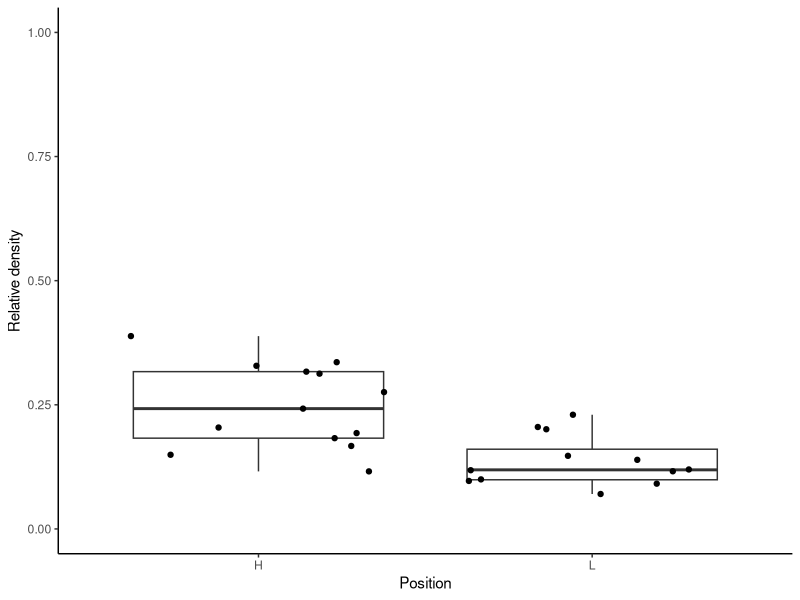
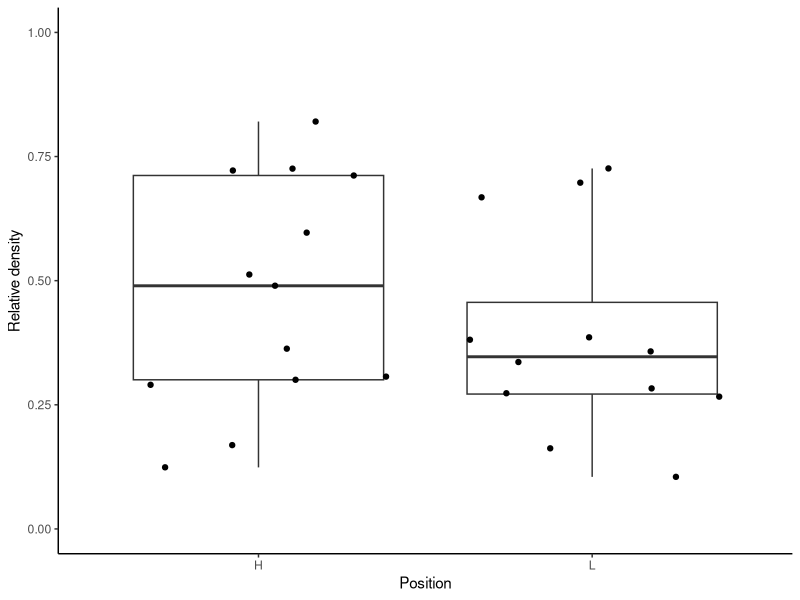
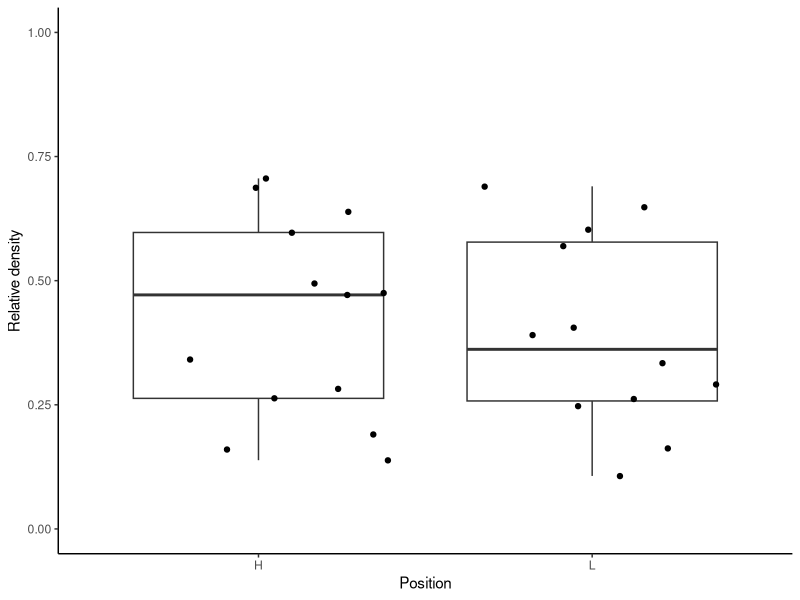
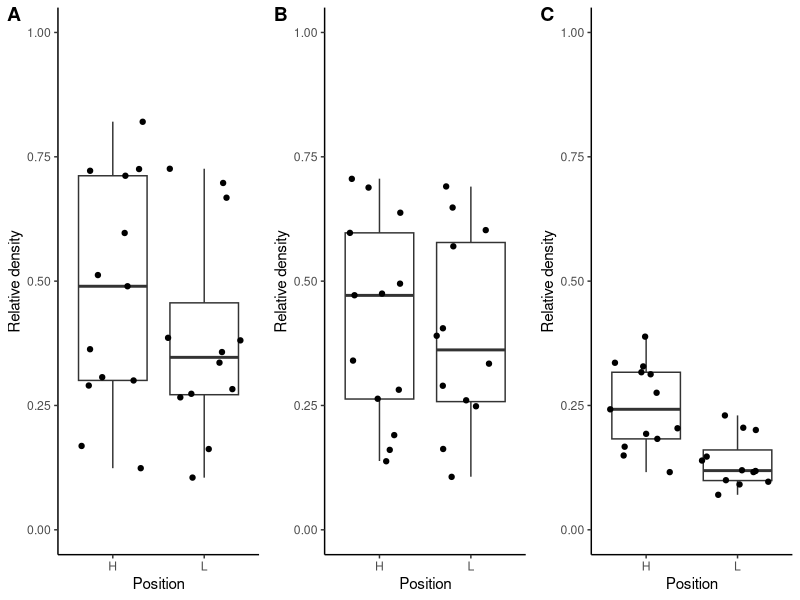
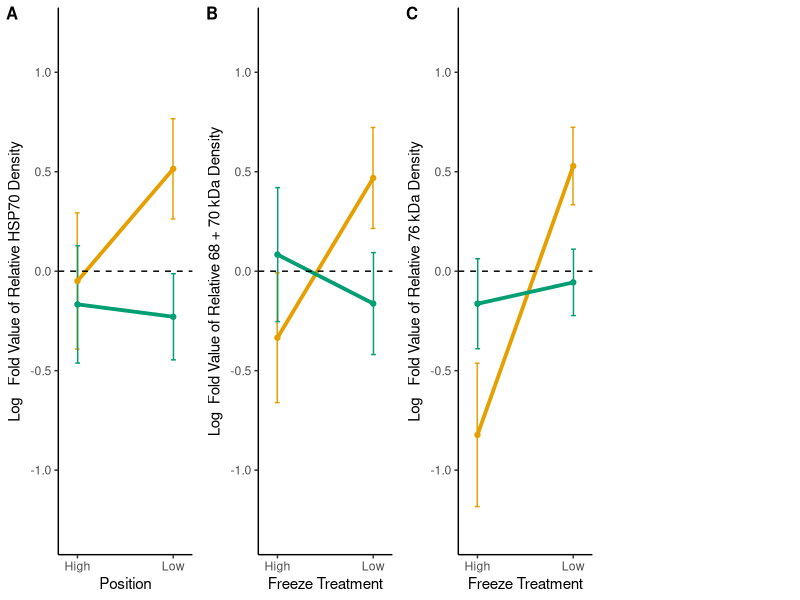
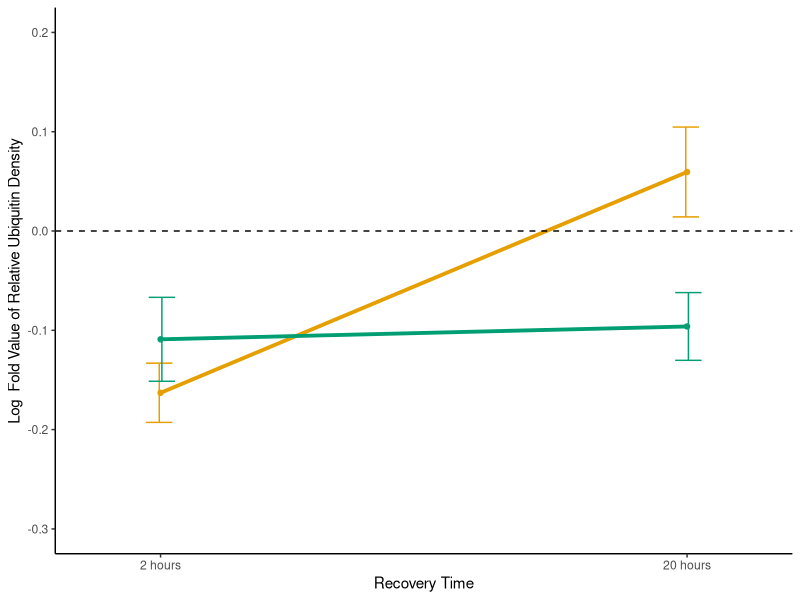
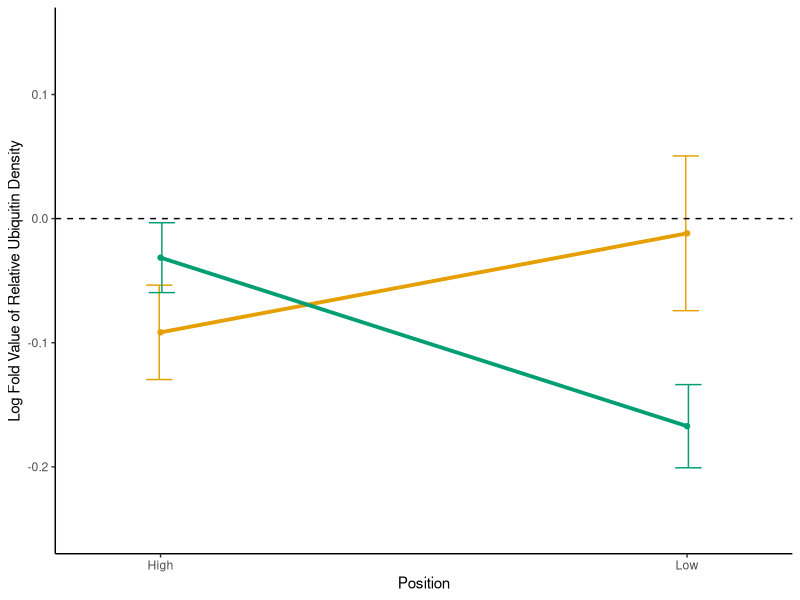
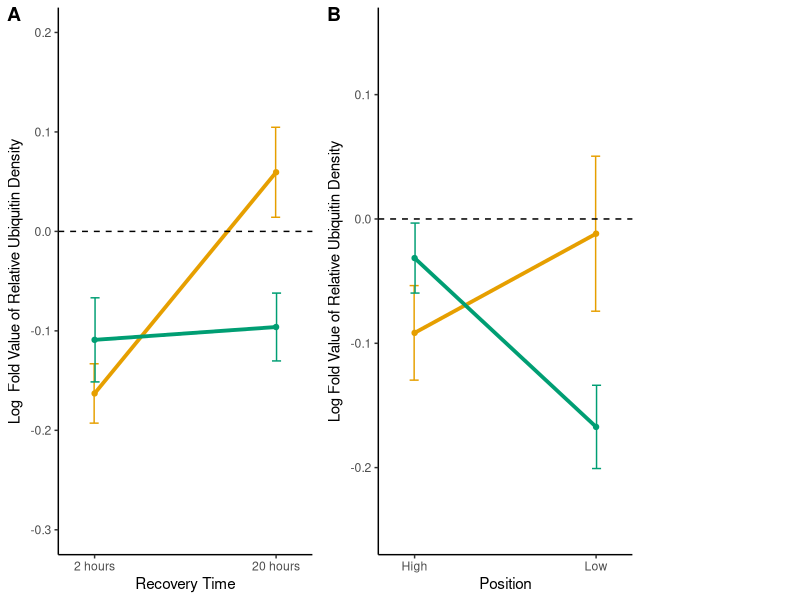

These charts were generated, in order, by the following R code:
## ---- chunk 1
knitr::opts_chunk$set(echo = TRUE, tidy=TRUE, tidy.opts = list(width.cutoff = 60))
## ---- chunk 2
library(MASS)
library(plyr)
library(dplyr)
library(ggplot2)
library(ggpubr)
library(here)
library(tidyverse)
library(cowplot)
## ---- chunk 3
top_bands <-read.csv(here("Data", "Top band.csv"))
## ---- chunk 4
controlonlytop <- subset(top_bands, top_bands$treatment == 'C')
controldenstop <- controlonlytop  %>%
  group_by(position, time.frozen, sam.num)  %>%
  summarise(meanden=mean(rel.dens))
## ---- chunk 5
shapiro.test(controldenstop$meanden) #p = 0.08, its normal
bartlett.test(meanden~position, data = controldenstop) # p-value = 0.09448, Homogeneity of variances are equal
t.test(meanden~position, var.equal=FALSE, data=controldenstop)
## ---- chunk 6
controlboxtop <- ggplot(controldenstop, aes(x=position, y=meanden)) + 
  geom_boxplot() + ylim(0,1) +
  xlab("Position") + ylab("Relative density") +
  theme_classic()+geom_jitter()
controlboxtop
## ---- chunk 7
all_bands <-read.csv(here( "Data", "All bands.csv"))
controlonlyall <- subset(all_bands, all_bands$treatment== 'C')
controldensall <- controlonlyall  %>%
  group_by(position, freeze.time, sam.num)  %>%
  summarise(meanden=mean(rel.dens))

## ---- chunk 8
shapiro.test(controldensall$meanden) #p-value = 0.04557, not normal
##Using man whitney U test
wilcox.test(meanden~position, data=controldensall)


#Now making a box plot of basal levels - NO difference
controlbox <- ggplot(controldensall, aes(x=position, y=meanden)) + 
  geom_boxplot() + ylim(0,1) +
  xlab("Position") + ylab("Relative density") +
  theme_classic()+geom_jitter()
controlbox
## ---- chunk 9
bottom_bands <-read.csv(here( "Data", "Bottom bands.csv"))

controlonlybottom <- subset(bottom_bands, bottom_bands$treatment== 'C')
controldensbot <- controlonlybottom  %>%
  group_by(shore.position, freeze.time, sample.num)  %>%
  summarise(meanden=mean(rel.dens))
## ---- chunk 10
shapiro.test(controldensbot$meanden) #p-value = 0.09156
t.test(meanden~shore.position, var.equal=FALSE, data=controldensbot) #p-value = 0.7409

#Now making a box plot of basal levels - NO difference
controlboxbot <- ggplot(controldensbot, aes(x=shore.position, y=meanden)) + 
  geom_boxplot() + ylim(0,1) +
  xlab("Position") + ylab("Relative density") +
  theme_classic() + geom_jitter()
controlboxbot
## ---- chunk 11

plot_grid(controlbox, controlboxbot,controlboxtop, ncol=3, labels= "AUTO")

## ---- chunk 12
controlonlytop_1<- aggregate(controlonlytop$rel.dens,
                             by=list(controlonlytop$position, 
                                     controlonlytop$time.frozen, 
                                     controlonlytop$recovery), FUN=mean)
log2top <-read.csv(here("Data", "meantop.csv"))
log2top.aov <- aov(log.2.fold~position*freeze.time*recovery,data=log2top)
summary(log2top.aov)
## ---- chunk 13
meandensityall <- all_bands  %>%
  group_by(treatment, position,freeze.time, recovery, sam.num)  %>%
  summarise(meanden=mean(rel.dens)) %>%
  filter(treatment == 'E')
## ---- chunk 14
#write.csv(meandensityall,here("Data", "meanall1.csv"))

log2all <- read.csv(here("Data", "meanall.csv"))
log2all$recovery <- as.factor(log2all$recovery)
log2all$freeze.time <- as.factor(log2all$freeze.time)
## ---- chunk 15
shapiro.test(log2all$log.2.fold) #p-value =  0.08344, normal
bartlett.test(log.2.fold~position ,data=log2all) #p-value = 0.4231
log2all.aov <- aov(log.2.fold~position*freeze.time*recovery,data=log2all)
summary(log2all.aov)
## ---- chunk 16
log2bottom <-read.csv(here("Data", "meanbottom1.csv"))
log2bottom$recovery <- as.factor(log2bottom$recovery)
log2bottom$freeze.time <- as.factor(log2bottom$freeze.time)
shapiro.test(log2bottom$log.2.fold) #p-value = 0.05715
bartlett.test(log.2.fold~position ,data=log2bottom) #p-value = 0.4688
log2bottom.aov <- aov(log.2.fold~position*freeze.time*recovery,data=log2bottom)
summary(log2bottom.aov)
## ---- chunk 17
log2top <-read.csv(here("Data", "meantop.csv"))
log2top$recovery <- as.factor(log2top$recovery)
log2top$freeze.time <- as.factor(log2top$freeze.time)
logtop.aov <- aov(log.2.fold~position*freeze.time, data=log2top)
summary(logtop.aov)
TukeyHSD(logtop.aov)
## ---- chunk 18
arrangedata <- ddply(log2all, c("position","freeze.time"), summarise,
                     N    = length(log.2.fold),
                     mean = mean(log.2.fold),
                     sd   = sd(log.2.fold),
                     std   = sd / sqrt(N))
pd <- position_dodge(0.01)  
#The errorbars overlapped, so use position_dodge to move them horizontally
all.bands.position <- ggplot(arrangedata, 
                             aes(x=position, y=mean, 
                                 colour=freeze.time,group=freeze.time)) + 
  geom_errorbar(aes(ymin=mean-std, ymax=mean+std), width=.1, position=pd) +
  geom_line(size=1.3) +
  geom_point()+
  ylab("Log   Fold Value of Relative HSP70 Density") +
  xlab("Position")+ theme(legend.position = "none")+
  theme_classic() +scale_color_manual(values = c("#E69F00", "#009E73"))+
  geom_hline(yintercept=c(0), linetype="dashed")+
  scale_x_discrete(expand=expansion(mult=c(0.2,0.2)),labels=c("High", "Low"))+ 
  theme(legend.position="none")+ ylim(-1.3, 1.2)
## ---- chunk 19
arrangedata.bottom <- ddply(log2bottom, c("position","freeze.time"), summarise,
                            N    = length(log.2.fold),
                            mean = mean(log.2.fold),
                            sd   = sd(log.2.fold),
                            std   = sd / sqrt(N))
pd <- position_dodge(0.01)  
bottom.bands.position <- ggplot(arrangedata.bottom, 
                                aes(x=position, y=mean, 
                                    colour=freeze.time,group=freeze.time)) + 
  geom_errorbar(aes(ymin=mean-std, ymax=mean+std), width=.1, position=pd) +
  geom_line(size=1.3) + 
  geom_point()+
  ylab("Log  Fold Value of Relative 68 + 70 kDa Density") +
  xlab("Freeze Treatment")+
  theme_classic() +scale_color_manual(values = c("#E69F00", "#009E73"))+
  geom_hline(yintercept=c(0), linetype="dashed")+
  scale_x_discrete(expand=expansion(mult=c(0.2,0.2)), labels=c("High", "Low"))+ 
  theme(legend.position="none")+ylim(-1.3, 1.2)
## ---- chunk 20
arrangedata.top <- ddply(log2top, c("position","freeze.time"), summarise,
                         N    = length(log.2.fold),
                         mean = mean(log.2.fold),
                         sd   = sd(log.2.fold),
                         std   = sd / sqrt(N))
pd <- position_dodge(0.01)  
top.bands.position <- ggplot(arrangedata.top, 
                             aes(x=position, y=mean, 
                                 colour=freeze.time,group=freeze.time)) + 
  geom_errorbar(aes(ymin=mean-std, ymax=mean+std), width=.1, position=pd) +
  geom_line(size=1.3) + 
  geom_point()+
  ylab("Log   Fold Value of Relative 76 kDa Density") +
  xlab("Freeze Treatment")+
  theme_classic() +scale_color_manual(values = c("#E69F00", "#009E73"), 
                                      labels = c("4 x 2 h", "1 x 8 h"))+
  geom_hline(yintercept=c(0), linetype="dashed")+
  scale_x_discrete(expand=expansion(mult=c(0.2,0.2)), labels=c("High", "Low"))+
  labs(color='Freeze Treatment')+  ylim(-1.3, 1.2)+ theme(legend.position="none") 
## ---- chunk 21
fullpositiongraph<- plot_grid(all.bands.position, bottom.bands.position, top.bands.position, labels = "AUTO", label_size = 12, ncol=4, rel_widths = c(3,3,3))
fullpositiongraph
## ---- chunk 22
ubi <-read.csv(here("Data", "Ubiquitin.csv"))
## ---- chunk 23
ubicontrol <- subset(ubi, ubi$treatment=="C")
ubicontrol1 <- aggregate(ubicontrol$rel.dens, by=list(ubicontrol$position, ubicontrol$freeze.time, ubicontrol$recovery), FUN=mean)
## ---- chunk 24
#write.xlsx(control1) 
## ---- chunk 25
log2 <-read.csv(here("Data", "Ubiquitin_modified.csv"))
## ---- chunk 26
shapiro.test(log2$log.2) #p-value = 0.2554
log2.aov <- aov(log.2~position*as.factor(freeze.time)*as.factor(recovery),data=log2)
summary(log2.aov)
## ---- chunk 27
log3.aov <- MASS::stepAIC(log2.aov)
summary(log3.aov)
TukeyHSD(log3.aov)
## ---- chunk 28
log2$recovery <- as.factor(log2$recovery)
log2$freeze.time <- as.factor(log2$freeze.time)
arrangedata <- ddply(log2, c("recovery","freeze.time"), summarise,
                         N    = length(log.2),
                         mean = mean(log.2),
                         sd   = sd(log.2),
                         std   = sd / sqrt(N))
pd <- position_dodge(0.01)  
#The errorbars overlapped, so use position_dodge to move them horizontally
ubiquitin_recovery <- ggplot(arrangedata, aes(x=recovery, y=mean, colour=freeze.time,group=freeze.time)) + 
  geom_errorbar(aes(ymin=mean-std, ymax=mean+std), width=.1, position=pd) +
  geom_line(size=1.3) + 
  geom_point()+
  ylab("Log  Fold Value of Relative Ubiquitin Density") +
  xlab("Recovery Time")+
  theme_classic() +scale_color_manual(values = c("#E69F00", "#009E73"), labels = c("4 x 2 h", "1 x 8 h"))+
  geom_hline(yintercept=c(0), linetype="dashed")+
  scale_x_discrete(expand=expansion(mult=c(0.2,0.2)), labels=c("2 hours", "20 hours"))+
  labs(color='Freeze Treatment')+  ylim(-0.3, 0.2)+theme(legend.position="none")
ubiquitin_recovery

## ---- chunk 29
arrangedataposition <- ddply(log2, c("position","freeze.time"), summarise,
                     N    = length(log.2),
                     mean = mean(log.2),
                     sd   = sd(log.2),
                     std   = sd / sqrt(N))
pd <- position_dodge(0.01)  
#The errorbars overlapped, so use position_dodge to move them horizontally
ubiquitin_position <- ggplot(arrangedataposition, aes(x=position, y=mean, colour=freeze.time,group=freeze.time)) + 
  geom_errorbar(aes(ymin=mean-std, ymax=mean+std), width=.1, position=pd) +
  geom_line(size=1.3) + 
  geom_point()+
  ylab("Log Fold Value of Relative Ubiquitin Density") +
  xlab("Position")+
  theme_classic() +scale_color_manual(values = c("#E69F00", "#009E73"), labels = c("4 x 2 h", "1 x 8 h"))+
  geom_hline(yintercept=c(0), linetype="dashed")+
  scale_x_discrete(expand=expansion(mult=c(0.2,0.2)), labels=c("High", "Low"))+
  labs(color='Freeze Treatment')+  ylim(-0.25, 0.15)+theme(legend.position="none")
ubiquitin_position
## ---- chunk 30
legend.ubiqutin <- get_legend(
  # create some space to the left of the legend
  ubiquitin_position + theme(legend.box.margin = margin(0, 0, 0, 12))
)
ubiqutin <- plot_grid(ubiquitin_recovery, ubiquitin_position, 
                      legend.ubiqutin, ncol=3, rel_widths = c(3, 3, 1.5), 
                      labels = c("A", "B"))
ubiqutin
## ---- chunk 31
highlow <-aggregate(ubicontrol$rel.dens, by=list(ubicontrol$position), FUN=mean)
shapiro.test(ubicontrol$rel.dens) # p-value = 5.61e-05, not normal
wilcox.test(rel.dens~position, data=ubicontrol) #p-value = 0.3556
## ---- chunk 32
ubi_basal <- ggplot(ubicontrol, aes(x=position, y=rel.dens)) + 
  geom_boxplot() + ylim(0,2.5) +
  xlab("Position") + ylab("Relative Ubiquitin Density") + 
  theme_classic()+geom_jitter() + scale_x_discrete(labels = c("High", "Low"))
ubi_basal
## ---- chunk 33
compdata <-read.csv(here("Data", "Correlation btw hsp and ub.csv"))
sampledata <- read.csv(here("Data", "Sample correlation btw hsp and ub.csv"))
## ---- chunk 34
regcomp <- ggscatter(compdata, x="ub", y="hsp", add = "reg.line", 
          conf.int =  TRUE, cor.coef = TRUE, cor.method = "pearson", 
          xlab = "Relative Ubiquitin Value", ylab = "Relative HSP70 Value")
shapiro.test(compdata$ub)
##Data = normal, p value = 0.38 
shapiro.test(compdata$hsp)
##Data is normal, p value = 0.28

##THen check assumptions for log.2 hsp and ub##############
logcomp <- ggscatter(compdata, x="log.ub", y="log.hsp", add = "reg.line", 
          conf.int =  TRUE, cor.coef = TRUE, cor.method = "pearson", 
          xlab = "Log  Ubiquitin Value", ylab = "Log  HSP Value")
##Line is also linear so it works

shapiro.test(compdata$log.ub)
##Data = normal, p value = 0.3916 
shapiro.test(compdata$log.hsp)
##Data is normal, p value = 0.832
## ---- chunk 35
## un-log transformed data
hsp.ub <- cor.test(compdata$ub, compdata$hsp, 
                method = "pearson")
hsp.ub
hsp.ub$p.value  #0.006917628
hsp.ub$estimate #0.8542599  

## log transformd data
log.hsp.ub <- cor.test(compdata$log.ub, compdata$log.hsp, 
                   method = "pearson")
log.hsp.ub
log.hsp.ub$p.value  #0.0104069
log.hsp.ub$estimate #0.8320211  
## ---- chunk 36
sample <- ggscatter(sampledata, x="ub", y="hsp", add = "reg.line", 
          conf.int =  TRUE, cor.coef = TRUE, cor.method = "pearson", 
          xlab = "Relative Ubiquitin Value", ylab = "Relative HSP70 Value")

fulltreatment <- ggscatter(compdata, x="ub", y="hsp", add = "reg.line", 
          conf.int =  TRUE, cor.coef = TRUE, cor.method = "pearson", 
          xlab = "Relative Ubiquitin Value", ylab = "Relative HSP70 Value")
## ---- chunk 37
combinedplot <- plot_grid(sample, fulltreatment, labels = c("A", "B"))
combinedplot
